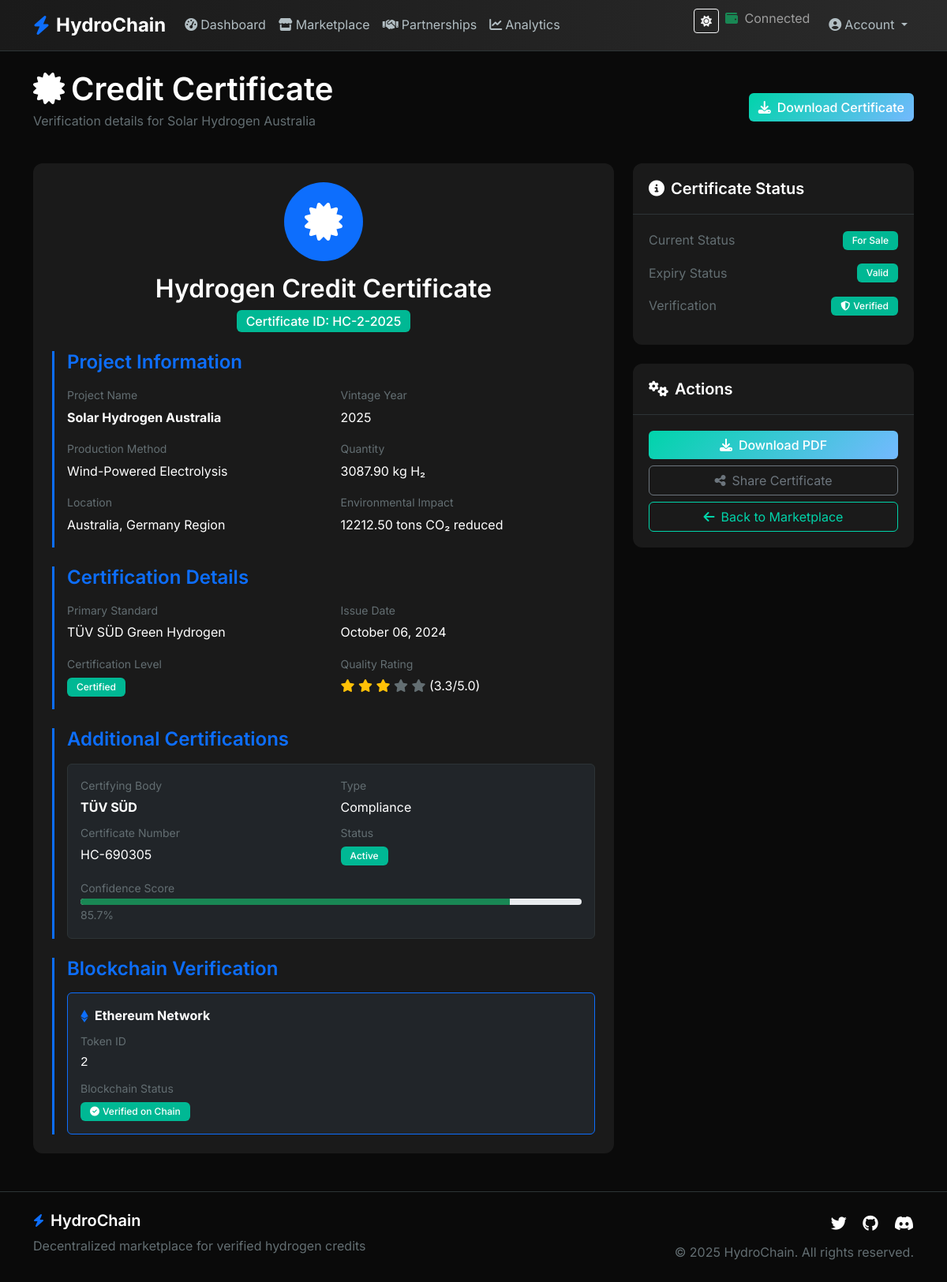
Screenshot of /certificates/2 (signed in) with the database file from the repository.
### models.py (models this page shows, shortened)
class HydrogenCredit(db.Model):
    id = db.Column(db.Integer, primary_key=True)
    token_id = db.Column(db.Integer, nullable=False)  # Blockchain token ID
    project_name = db.Column(db.String(100), nullable=False)
    quantity = db.Column(db.Float, nullable=False)  # Amount in kg of H2
    price = db.Column(db.Float, nullable=False)  # Price per credit in USD
    min_bid_price = db.Column(db.Float, nullable=True)  # Minimum acceptable bid
    vintage_year = db.Column(db.Integer, nullable=False)  # Year the credit was generated
    certification = db.Column(db.String(50), nullable=False)  # e.g., Green Hydrogen Standard
    certification_level = db.Column(db.String(20), default='standard')  # standard, premium, verified, certified
    project_type = db.Column(db.String(50), nullable=False)  # e.g., Electrolysis, Steam Reforming
    project_country = db.Column(db.String(50), nullable=True)
    project_region = db.Column(db.String(100), nullable=True)
    environmental_impact = db.Column(db.Float, nullable=True)  # CO2 reduction in tons
    verification_documents = db.Column(db.Text, nullable=True)  # JSON array of document URLs
    quality_rating = db.Column(db.Float, default=3.0)  # 1-5 star rating
    is_for_sale = db.Column(db.Boolean, default=False)
    is_retired = db.Column(db.Boolean, default=False)
    is_partnership = db.Column(db.Boolean, default=False)
    issue_date = db.Column(db.DateTime, default=datetime.now)
    retirement_date = db.Column(db.DateTime, nullable=True)
    expiry_date = db.Column(db.DateTime, nullable=True)
    owner_id = db.Column(db.Integer, db.ForeignKey('user.id'), nullable=False)
    transactions = db.relationship('Transaction', backref='credit', lazy=True)
    certifications = db.relationship('CreditCertification', backref='credit', lazy=True)
    bids = db.relationship('TradingBid', backref='credit', lazy=True)

class CreditCertification(db.Model):
    id = db.Column(db.Integer, primary_key=True)
    credit_id = db.Column(db.Integer, db.ForeignKey('hydrogen_credit.id'), nullable=False)
    certifier_name = db.Column(db.String(100), nullable=False)  # e.g., TÜV SÜD, Green Hydrogen Council
    certification_type = db.Column(db.String(50), nullable=False)  # verification, audit, compliance
    certificate_number = db.Column(db.String(50), nullable=False)
    issue_date = db.Column(db.DateTime, default=datetime.now)
    expiry_date = db.Column(db.DateTime, nullable=True)
    status = db.Column(db.String(20), default='active')  # active, expired, revoked
    verification_url = db.Column(db.String(200), nullable=True)
    confidence_score = db.Column(db.Float, default=0.0)  # 0-100 confidence rating

### app.py (the view)
@app.route('/certificates/<int:credit_id>')
def view_certificate(credit_id):
    if 'user_id' not in session:
        flash('Please login first', 'error')
        return redirect(url_for('login'))
    credit = HydrogenCredit.query.get_or_404(credit_id)
    certifications = CreditCertification.query.filter_by(credit_id=credit_id).all()
    return render_template('certificate.html',
                          credit=credit,
                          certifications=certifications)

### templates/certificate.html (shortened to what this page needs)
{% extends "base.html" %}
{% block content %}
<div class="container mt-4">
    <div class="row mb-4">
        <div class="col-12">
            <div class="d-flex justify-content-between align-items-center">
                <div>
                    <h1 class="text-light mb-1">
                        <i class="fas fa-certificate me-2"></i>Credit Certificate
                    </h1>
                    <p class="text-muted">Verification details for {{ credit.project_name }}</p>
                </div>
                <div>
                    <button class="btn btn-primary" onclick="window.print()">
                        <i class="fas fa-download me-2"></i>Download Certificate
                    </button>
                </div>
            </div>
        </div>
    </div>
    <div class="row">
        <div class="col-lg-8">
            <div class="card bg-dark-secondary border-0 certificate-card">
                <div class="card-body p-4">
                    <div class="text-center mb-4">
                        <div class="certificate-seal bg-primary rounded-circle mx-auto mb-3">
                            <i class="fas fa-certificate text-white fa-3x"></i>
                        </div>
                        <h2 class="text-light mb-2">Hydrogen Credit Certificate</h2>
                        <div class="certificate-number">
                            <span class="badge bg-success fs-6">Certificate ID: HC-{{ credit.token_id }}-{{ credit.vintage_year }}</span>
                        </div>
                    </div>
                    <div class="certificate-section mb-4">
                        <h4 class="text-primary mb-3">Project Information</h4>
                        <div class="row">
                            <div class="col-md-6">
                                <div class="cert-field mb-3">
                                    <label class="text-muted small">Project Name</label>
                                    <div class="text-light fw-bold">{{ credit.project_name }}</div>
                                </div>
                                <div class="cert-field mb-3">
                                    <label class="text-muted small">Production Method</label>
                                    <div class="text-light">{{ credit.project_type }}</div>
                                </div>
                                <div class="cert-field mb-3">
                                    <label class="text-muted small">Location</label>
                                    <div class="text-light">{{ credit.project_country }}{% if credit.project_region %}, {{ credit.project_region }}{% endif %}</div>
                                </div>
                            </div>
                            <div class="col-md-6">
                                <div class="cert-field mb-3">
                                    <label class="text-muted small">Vintage Year</label>
                                    <div class="text-light">{{ credit.vintage_year }}</div>
                                </div>
                                <div class="cert-field mb-3">
                                    <label class="text-muted small">Quantity</label>
                                    <div class="text-light">{{ "%.2f"|format(credit.quantity) }} kg H₂</div>
                                </div>
                                <div class="cert-field mb-3">
                                    <label class="text-muted small">Environmental Impact</label>
                                    <div class="text-light">{{ "%.2f"|format(credit.environmental_impact or 0) }} tons CO₂ reduced</div>
                                </div>
                            </div>
                        </div>
                    </div>
                    <div class="certificate-section mb-4">
                        <h4 class="text-primary mb-3">Certification Details</h4>
                        <div class="row">
                            <div class="col-md-6">
                                <div class="cert-field mb-3">
                                    <label class="text-muted small">Primary Standard</label>
                                    <div class="text-light">{{ credit.certification }}</div>
                                </div>
                                <div class="cert-field mb-3">
                                    <label class="text-muted small">Certification Level</label>
                                    <div class="text-light">
                                        <span class="badge bg-{{ 'success' if credit.certification_level == 'certified' else 'info' if credit.certification_level == 'verified' else 'warning' if credit.certification_level == 'premium' else 'secondary' }}">
                                            {{ credit.certification_level.title() }}
                                        </span>
                                    </div>
                                </div>
                            </div>
                            <div class="col-md-6">
                                <div class="cert-field mb-3">
                                    <label class="text-muted small">Issue Date</label>
                                    <div class="text-light">{{ credit.issue_date.strftime('%B %d, %Y') }}</div>
                                </div>
                                <div class="cert-field mb-3">
                                    <label class="text-muted small">Quality Rating</label>
                                    <div class="text-light">
                                        {% for i in range(1, 6) %}
                                            <i class="fas fa-star {{ 'text-warning' if i <= credit.quality_rating else 'text-muted' }}"></i>
                                        {% endfor %}
                                        ({{ "%.1f"|format(credit.quality_rating) }}/5.0)
                                    </div>
                                </div>
                            </div>
                        </div>
                    </div>
                    {% if certifications %}
                    <div class="certificate-section mb-4">
                        <h4 class="text-primary mb-3">Additional Certifications</h4>
                        {% for cert in certifications %}
                        <div class="additional-cert-item p-3 mb-3 bg-dark rounded border border-secondary">
                            <div class="row">
                                <div class="col-md-6">
                                    <div class="cert-field mb-2">
                                        <label class="text-muted small">Certifying Body</label>
                                        <div class="text-light fw-bold">{{ cert.certifier_name }}</div>
                                    </div>
                                    <div class="cert-field mb-2">
                                        <label class="text-muted small">Certificate Number</label>
                                        <div class="text-light">{{ cert.certificate_number }}</div>
                                    </div>
                                </div>
                                <div class="col-md-6">
                                    <div class="cert-field mb-2">
                                        <label class="text-muted small">Type</label>
                                        <div class="text-light">{{ cert.certification_type.title() }}</div>
                                    </div>
                                    <div class="cert-field mb-2">
                                        <label class="text-muted small">Status</label>
                                        <div class="text-light">
                                            <span class="badge bg-{{ 'success' if cert.status == 'active' else 'warning' if cert.status == 'expired' else 'danger' }}">
                                                {{ cert.status.title() }}
                                            </span>
                                        </div>
                                    </div>
                                </div>
                            </div>
                            {% if cert.confidence_score %}
                            <div class="mt-2">
                                <label class="text-muted small">Confidence Score</label>
                                <div class="progress" style="height: 8px;">
                                    <div class="progress-bar bg-success" role="progressbar"
                                         style="width: {{ cert.confidence_score }}%">
                                    </div>
                                </div>
                                <small class="text-muted">{{ "%.1f"|format(cert.confidence_score) }}%</small>
                            </div>
                            {% endif %}
                        </div>
                        {% endfor %}
                    </div>
                    {% endif %}
                    <div class="certificate-section">
                        <h4 class="text-primary mb-3">Blockchain Verification</h4>
                        <div class="blockchain-info p-3 bg-dark rounded border border-primary">
                            <div class="d-flex align-items-center mb-2">
                                <i class="fab fa-ethereum text-primary me-2"></i>
                                <span class="text-light fw-bold">Ethereum Network</span>
                            </div>
                            <div class="cert-field mb-2">
                                <label class="text-muted small">Token ID</label>
                                <div class="text-light font-monospace">{{ credit.token_id }}</div>
                            </div>
                            <div class="cert-field">
                                <label class="text-muted small">Blockchain Status</label>
                                <div class="text-light">
                                    <span class="badge bg-success">
                                        <i class="fas fa-check-circle me-1"></i>Verified on Chain
                                    </span>
                                </div>
                            </div>
                        </div>
                    </div>
                </div>
            </div>
        </div>
        <div class="col-lg-4">
            <div class="card bg-dark-secondary border-0 mb-4">
                <div class="card-header bg-transparent border-secondary">
                    <h5 class="text-light mb-0">
                        <i class="fas fa-info-circle me-2"></i>Certificate Status
                    </h5>
                </div>
                <div class="card-body">
                    <div class="status-item mb-3">
                        <div class="d-flex justify-content-between align-items-center">
                            <span class="text-muted">Current Status</span>
                            <span class="badge bg-{{ 'secondary' if credit.is_retired else 'success' if credit.is_for_sale else 'primary' }}">
                                {% if credit.is_retired %}Retired{% elif credit.is_for_sale %}For Sale{% else %}Owned{% endif %}
                            </span>
                        </div>
                    </div>
                    <div class="status-item mb-3">
                        <div class="d-flex justify-content-between align-items-center">
                            <span class="text-muted">Expiry Status</span>
                            <span class="badge bg-success">Valid</span>
                        </div>
                    </div>
                    <div class="status-item mb-3">
                        <div class="d-flex justify-content-between align-items-center">
                            <span class="text-muted">Verification</span>
                            <span class="badge bg-success">
                                <i class="fas fa-shield-alt me-1"></i>Verified
                            </span>
                        </div>
                    </div>
                </div>
            </div>
            <div class="card bg-dark-secondary border-0">
                <div class="card-header bg-transparent border-secondary">
                    <h5 class="text-light mb-0">
                        <i class="fas fa-cogs me-2"></i>Actions
                    </h5>
                </div>
                <div class="card-body">
                    <div class="d-grid gap-2">
                        <button class="btn btn-primary" onclick="window.print()">
                            <i class="fas fa-download me-2"></i>Download PDF
                        </button>
                        <button class="btn btn-outline-secondary" onclick="shareCertificate()">
                            <i class="fas fa-share-alt me-2"></i>Share Certificate
                        </button>
                        <a href="{{ url_for('marketplace') }}" class="btn btn-outline-primary">
                            <i class="fas fa-arrow-left me-2"></i>Back to Marketplace
                        </a>
                    </div>
                </div>
            </div>
        </div>
    </div>
</div>
{% endblock %}

### rows the page displays
HydrogenCredit: project_name "Solar Hydrogen Australia", token_id "2", vintage_year "2025", project_type "Wind-Powered Electrolysis", project_country "Australia", project_region "Germany Region", quantity "3087.90", environmental_impact "12212.50", certification "TÜV SÜD Green Hydrogen", certification_level "Certified", issue_date "October 06, 2024", quality_rating "3.3"
CreditCertification: certifier_name "TÜV SÜD", certificate_number "HC-690305", certification_type "Compliance", status "Active", confidence_score "85.7"
